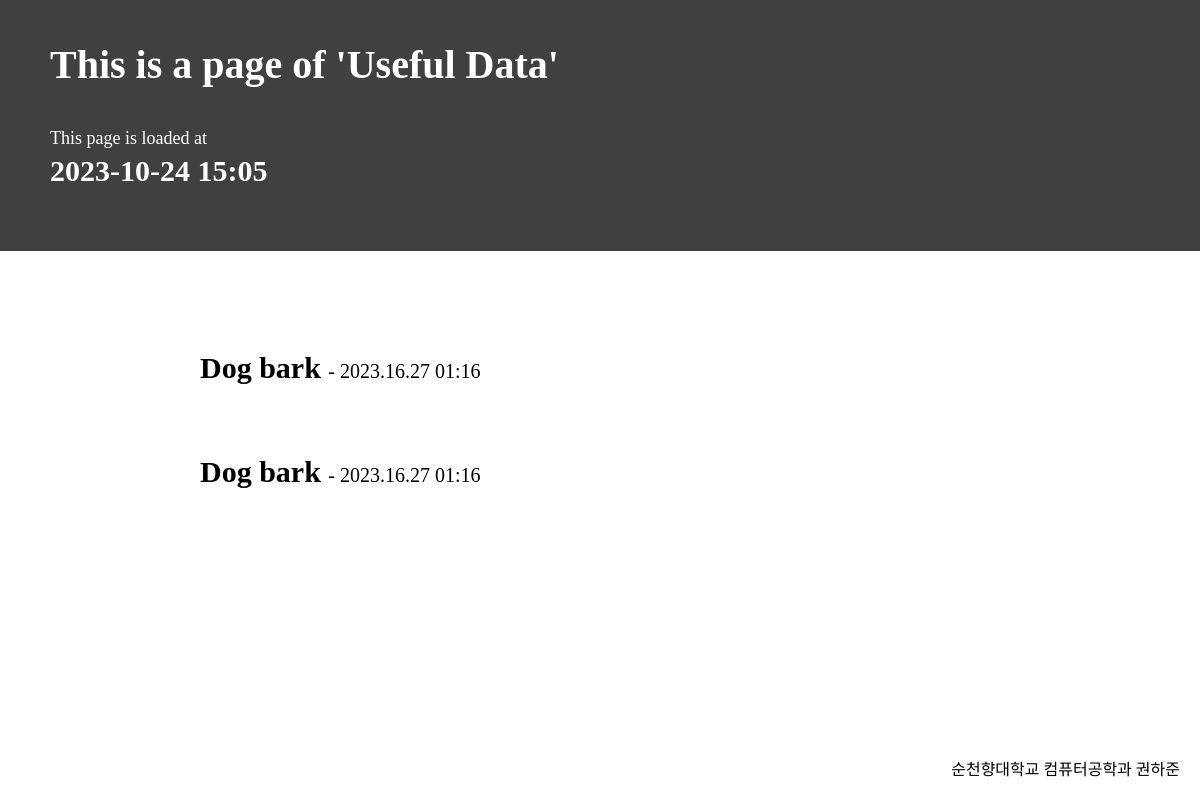
/true-val/, run on an earlier commit of the app's database.
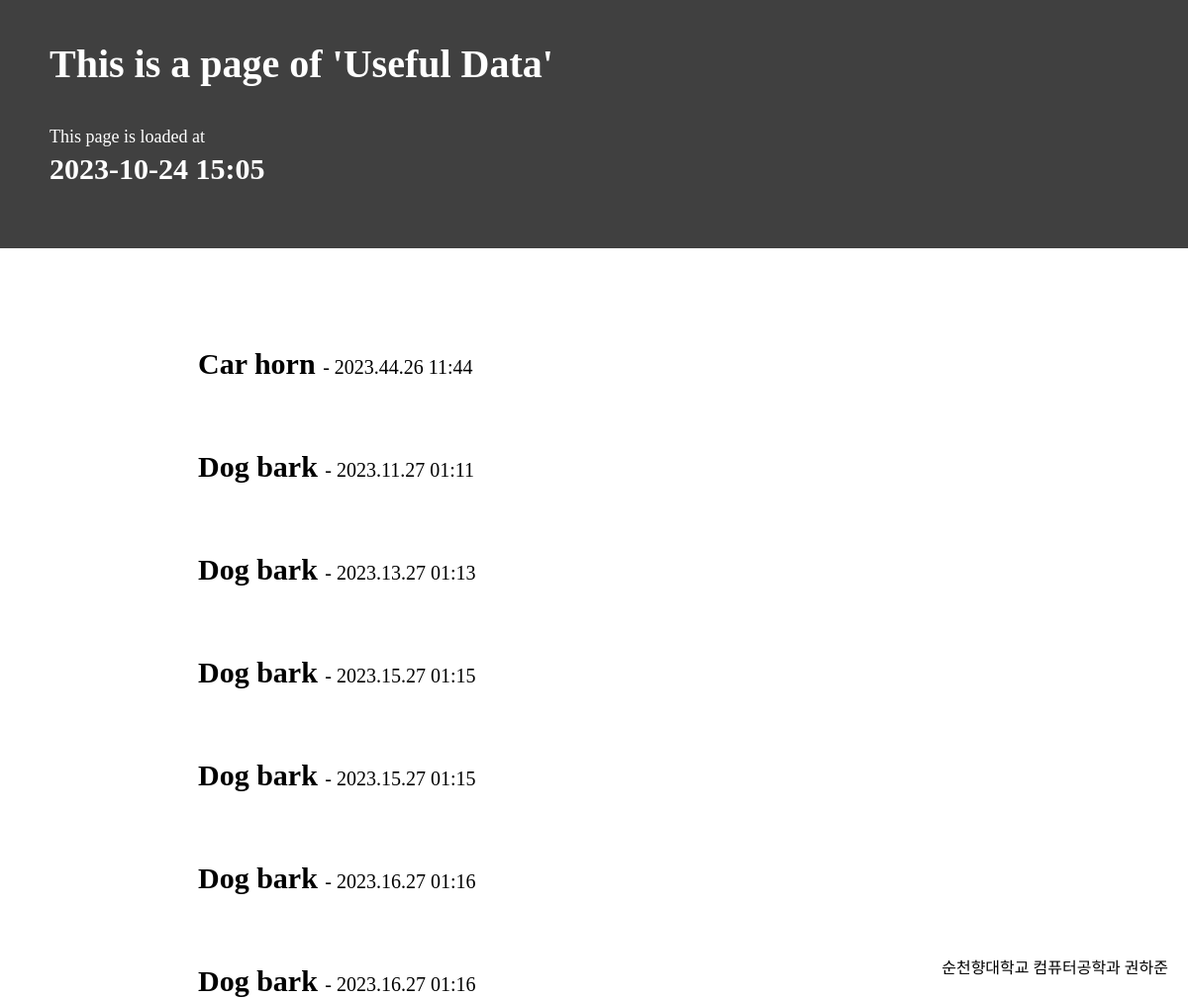
And on a later commit of the database.
### tables this page shows
CREATE TABLE true (id integer primary key, category text, percent_carhorn real, percent_dogbark real, percent_siren real, percent_none real, sound_buf text, datetime text);

### app.py (the view, shortened to what this page needs)
@app.route('/true-val/', methods=['GET', 'POST'])
def true_val():
    if request.method == 'GET':
        now = str(datetime.now())[:16]
        sqlite_connect = sqlite3.connect('sound.db')
        sqlite_cursor = sqlite_connect.cursor()
        sqlite_cursor.execute("SELECT id, category, datetime FROM true")
        db_list = sqlite_cursor.fetchall()
        return render_template('index.html',  type = "useful", time = now, dataList = db_list)

### templates/index.html (shortened to what this page needs)
<!DOCTYPE html>
<html lang="ko">
<head>
</head>
<body topmargin="0" leftmargin="0" style="width: 100%; height: 250px;">
    <header style="width: 100%; height: 100%; background-color: #404040; padding-top: 1px; margin-bottom: 100px;">
        <h1 style="margin-top:40px; margin-left:50px; font-size:40px; font-; color:white">
            This is a page of 'Useful Data'
        </h1>
        <div style="margin-top:40px; margin-left:50px; font-size:18px; color:white">
            This page is loaded at
        </div>
        <h2 style="margin-top:5px; margin-left:50px; font-size:30px; color:white">
            {{time}}
        </h2>
    </header>
    {% for id, category, datetime in dataList %}
        <a href="{{id}}" style="color: black; text-decoration:none;" onmouseover="style='text-decoration:underline; color:black'" onmouseout="style='text-decoration:none; color:black;'"><div style="margin-bottom:70px; margin-left: 200px; font-size:30px;"><b>{{category}}</b> <spen style="font-size: 20px;"> - {{datetime}}</spen></div></a>
    {% endfor %}
    <div style="position: fixed; bottom: 20px; right: 20px;">순천향대학교 컴퓨터공학과 권하준</div>
</body>
</html>

What changed in the data, as far as the page shows it:
added true: category "Car horn", datetime "2023.44.26 11:44"
added true: category "Dog bark", datetime "2023.11.27 01:11"
added true: category "Dog bark", datetime "2023.13.27 01:13"
added true: category "Dog bark", datetime "2023.15.27 01:15"
added true: category "Dog bark", datetime "2023.15.27 01:15"
